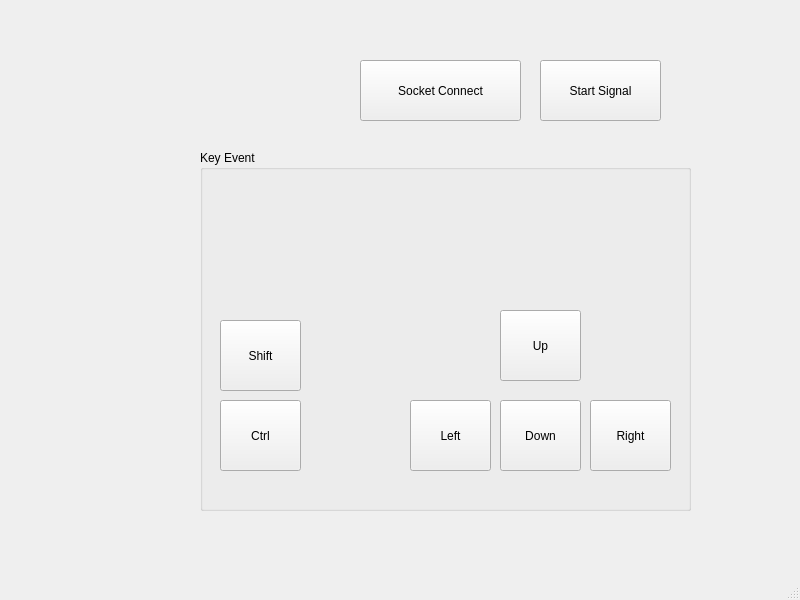
<?xml version="1.0" encoding="UTF-8"?>
<ui version="4.0">
 <class>MainWindow</class>
 <widget class="QMainWindow" name="MainWindow">
  <property name="geometry">
   <rect>
    <x>0</x>
    <y>0</y>
    <width>800</width>
    <height>600</height>
   </rect>
  </property>
  <property name="windowTitle">
   <string>MainWindow</string>
  </property>
  <widget class="QWidget" name="centralwidget">
   <widget class="QGroupBox" name="groupBox">
    <property name="geometry">
     <rect>
      <x>200</x>
      <y>150</y>
      <width>491</width>
      <height>361</height>
     </rect>
    </property>
    <property name="title">
     <string>Key Event</string>
    </property>
    <widget class="QPushButton" name="btn_up">
     <property name="geometry">
      <rect>
       <x>300</x>
       <y>160</y>
       <width>81</width>
       <height>71</height>
      </rect>
     </property>
     <property name="text">
      <string>Up</string>
     </property>
    </widget>
    <widget class="QPushButton" name="btn_left">
     <property name="geometry">
      <rect>
       <x>210</x>
       <y>250</y>
       <width>81</width>
       <height>71</height>
      </rect>
     </property>
     <property name="text">
      <string>Left</string>
     </property>
    </widget>
    <widget class="QPushButton" name="btn_right">
     <property name="geometry">
      <rect>
       <x>390</x>
       <y>250</y>
       <width>81</width>
       <height>71</height>
      </rect>
     </property>
     <property name="text">
      <string>Right</string>
     </property>
    </widget>
    <widget class="QPushButton" name="btn_down">
     <property name="geometry">
      <rect>
       <x>300</x>
       <y>250</y>
       <width>81</width>
       <height>71</height>
      </rect>
     </property>
     <property name="text">
      <string>Down</string>
     </property>
    </widget>
    <widget class="QPushButton" name="btn_shift">
     <property name="geometry">
      <rect>
       <x>20</x>
       <y>170</y>
       <width>81</width>
       <height>71</height>
      </rect>
     </property>
     <property name="text">
      <string>Shift</string>
     </property>
    </widget>
    <widget class="QPushButton" name="btn_ctrl">
     <property name="geometry">
      <rect>
       <x>20</x>
       <y>250</y>
       <width>81</width>
       <height>71</height>
      </rect>
     </property>
     <property name="text">
      <string>Ctrl</string>
     </property>
    </widget>
   </widget>
   <widget class="QPushButton" name="btn_socket_connect">
    <property name="geometry">
     <rect>
      <x>360</x>
      <y>60</y>
      <width>161</width>
      <height>61</height>
     </rect>
    </property>
    <property name="text">
     <string>Socket Connect</string>
    </property>
   </widget>
   <widget class="QPushButton" name="btn_start_signal">
    <property name="geometry">
     <rect>
      <x>540</x>
      <y>60</y>
      <width>121</width>
      <height>61</height>
     </rect>
    </property>
    <property name="text">
     <string>Start Signal</string>
    </property>
   </widget>
  </widget>
  <widget class="QMenuBar" name="menubar">
   <property name="geometry">
    <rect>
     <x>0</x>
     <y>0</y>
     <width>800</width>
     <height>26</height>
    </rect>
   </property>
  </widget>
  <widget class="QStatusBar" name="statusbar"/>
 </widget>
 <resources/>
 <connections>
  <connection>
   <sender>btn_up</sender>
   <signal>clicked()</signal>
   <receiver>MainWindow</receiver>
   <slot>keyUp()</slot>
   <hints>
    <hint type="sourcelabel">
     <x>542</x>
     <y>381</y>
    </hint>
    <hint type="destinationlabel">
     <x>743</x>
     <y>356</y>
    </hint>
   </hints>
  </connection>
  <connection>
   <sender>btn_down</sender>
   <signal>clicked()</signal>
   <receiver>MainWindow</receiver>
   <slot>keyDown()</slot>
   <hints>
    <hint type="sourcelabel">
     <x>554</x>
     <y>439</y>
    </hint>
    <hint type="destinationlabel">
     <x>585</x>
     <y>508</y>
    </hint>
   </hints>
  </connection>
  <connection>
   <sender>btn_left</sender>
   <signal>clicked()</signal>
   <receiver>MainWindow</receiver>
   <slot>keyLeft()</slot>
   <hints>
    <hint type="sourcelabel">
     <x>460</x>
     <y>470</y>
    </hint>
    <hint type="destinationlabel">
     <x>476</x>
     <y>517</y>
    </hint>
   </hints>
  </connection>
  <connection>
   <sender>btn_right</sender>
   <signal>clicked()</signal>
   <receiver>MainWindow</receiver>
   <slot>keyRight()</slot>
   <hints>
    <hint type="sourcelabel">
     <x>652</x>
     <y>435</y>
    </hint>
    <hint type="destinationlabel">
     <x>742</x>
     <y>479</y>
    </hint>
   </hints>
  </connection>
  <connection>
   <sender>btn_shift</sender>
   <signal>clicked()</signal>
   <receiver>MainWindow</receiver>
   <slot>keyShift()</slot>
   <hints>
    <hint type="sourcelabel">
     <x>252</x>
     <y>388</y>
    </hint>
    <hint type="destinationlabel">
     <x>164</x>
     <y>336</y>
    </hint>
   </hints>
  </connection>
  <connection>
   <sender>btn_ctrl</sender>
   <signal>clicked()</signal>
   <receiver>MainWindow</receiver>
   <slot>keyCtrl()</slot>
   <hints>
    <hint type="sourcelabel">
     <x>272</x>
     <y>426</y>
    </hint>
    <hint type="destinationlabel">
     <x>163</x>
     <y>427</y>
    </hint>
   </hints>
  </connection>
  <connection>
   <sender>btn_socket_connect</sender>
   <signal>clicked()</signal>
   <receiver>MainWindow</receiver>
   <slot>socketConnect()</slot>
   <hints>
    <hint type="sourcelabel">
     <x>498</x>
     <y>115</y>
    </hint>
    <hint type="destinationlabel">
     <x>613</x>
     <y>118</y>
    </hint>
   </hints>
  </connection>
  <connection>
   <sender>btn_start_signal</sender>
   <signal>clicked()</signal>
   <receiver>MainWindow</receiver>
   <slot>startSignal()</slot>
   <hints>
    <hint type="sourcelabel">
     <x>655</x>
     <y>146</y>
    </hint>
    <hint type="destinationlabel">
     <x>719</x>
     <y>146</y>
    </hint>
   </hints>
  </connection>
 </connections>
 <slots>
  <slot>keyUp()</slot>
  <slot>keyDown()</slot>
  <slot>keyLeft()</slot>
  <slot>keyRight()</slot>
  <slot>keyShift()</slot>
  <slot>keyCtrl()</slot>
  <slot>socketConnect()</slot>
  <slot>startSignal()</slot>
 </slots>
</ui>
